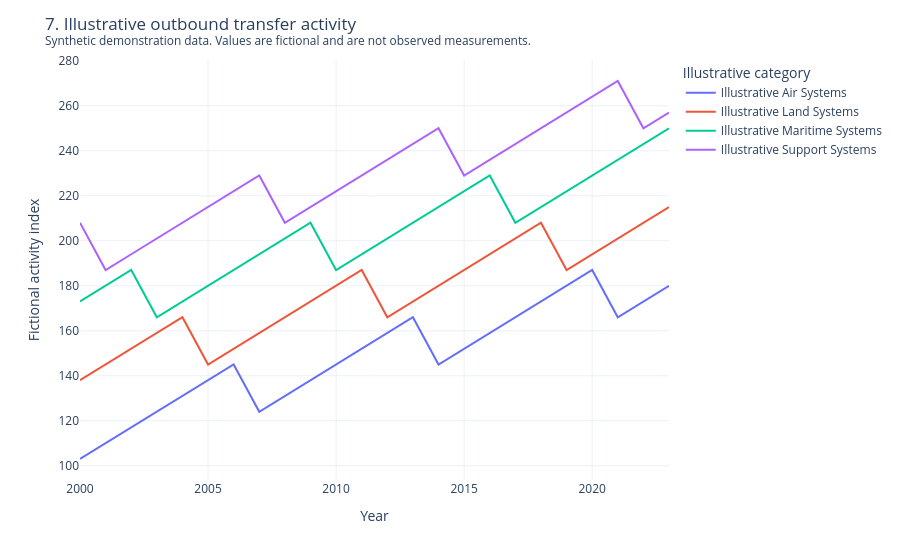

Notebook cell for this chart:
### Code cell
outbound_categories = bundle.arms_by_category_annual.loc[lambda frame: frame["direction"] == "outbound"]
fig = px.line(outbound_categories, x="year", y="activity_value", color="category", labels={"activity_value": "Fictional activity index", "category": "Illustrative category", "year": "Year"})
disclose(fig, "transfer-outbound-categories", "7. Illustrative outbound transfer activity", "synthetic", "arms_by_category_annual").show()

### Figure 1 — Plotly figure (JSON) as saved in the notebook; plotly's stock layout.template omitted (floating-point values rounded to 4 significant figures)
{"data": [{"hovertemplate": "Illustrative category=Illustrative Air Systems<br>Year=%{x}<br>Fictional activity index=%{y}<extra></extra>", "legendgroup": "Illustrative Air Systems", "line": {"color": "#636efa", "dash": "solid"}, "marker": {"symbol": "circle"}, "mode": "lines", "name": "Illustrative Air Systems", "orientation": "v", "showlegend": true, "type": "scatter", "x": [2000, 2001, 2002, 2003, 2004, 2005, 2006, 2007, 2008, 2009, 2010, 2011, 2012, 2013, 2014, 2015, 2016, 2017, 2018, 2019, 2020, 2021, 2022, 2023], "xaxis": "x", "y": [103.0, 110.0, 117.0, 124.0, 131.0, 138.0, 145.0, 124.0, 131.0, 138.0, 145.0, 152.0, 159.0, 166.0, 145.0, 152.0, 159.0, 166.0, 173.0, 180.0, 187.0, 166.0, 173.0, 180.0], "yaxis": "y"}, {"hovertemplate": "Illustrative category=Illustrative Land Systems<br>Year=%{x}<br>Fictional activity index=%{y}<extra></extra>", "legendgroup": "Illustrative Land Systems", "line": {"color": "#EF553B", "dash": "solid"}, "marker": {"symbol": "circle"}, "mode": "lines", "name": "Illustrative Land Systems", "orientation": "v", "showlegend": true, "type": "scatter", "x": [2000, 2001, 2002, 2003, 2004, 2005, 2006, 2007, 2008, 2009, 2010, 2011, 2012, 2013, 2014, 2015, 2016, 2017, 2018, 2019, 2020, 2021, 2022, 2023], "xaxis": "x", "y": [138.0, 145.0, 152.0, 159.0, 166.0, 145.0, 152.0, 159.0, 166.0, 173.0, 180.0, 187.0, 166.0, 173.0, 180.0, 187.0, 194.0, 201.0, 208.0, 187.0, 194.0, 201.0, 208.0, 215.0], "yaxis": "y"}, {"hovertemplate": "Illustrative category=Illustrative Maritime Systems<br>Year=%{x}<br>Fictional activity index=%{y}<extra></extra>", "legendgroup": "Illustrative Maritime Systems", "line": {"color": "#00cc96", "dash": "solid"}, "marker": {"symbol": "circle"}, "mode": "lines", "name": "Illustrative Maritime Systems", "orientation": "v", "showlegend": true, "type": "scatter", "x": [2000, 2001, 2002, 2003, 2004, 2005, 2006, 2007, 2008, 2009, 2010, 2011, 2012, 2013, 2014, 2015, 2016, 2017, 2018, 2019, 2020, 2021, 2022, 2023], "xaxis": "x", "y": [173.0, 180.0, 187.0, 166.0, 173.0, 180.0, 187.0, 194.0, 201.0, 208.0, 187.0, 194.0, 201.0, 208.0, 215.0, 222.0, 229.0, 208.0, 215.0, 222.0, 229.0, 236.0, 243.0, 250.0], "yaxis": "y"}, {"hovertemplate": "Illustrative category=Illustrative Support Systems<br>Year=%{x}<br>Fictional activity index=%{y}<extra></extra>", "legendgroup": "Illustrative Support Systems", "line": {"color": "#ab63fa", "dash": "solid"}, "marker": {"symbol": "circle"}, "mode": "lines", "name": "Illustrative Support Systems", "orientation": "v", "showlegend": true, "type": "scatter", "x": [2000, 2001, 2002, 2003, 2004, 2005, 2006, 2007, 2008, 2009, 2010, 2011, 2012, 2013, 2014, 2015, 2016, 2017, 2018, 2019, 2020, 2021, 2022, 2023], "xaxis": "x", "y": [208.0, 187.0, 194.0, 201.0, 208.0, 215.0, 222.0, 229.0, 208.0, 215.0, 222.0, 229.0, 236.0, 243.0, 250.0, 229.0, 236.0, 243.0, 250.0, 257.0, 264.0, 271.0, 250.0, 257.0], "yaxis": "y"}], "layout": {"autosize": true, "legend": {"title": {"text": "Illustrative category"}, "tracegroupgap": 0}, "margin": {"t": 60}, "meta": {"chart_id": "transfer-outbound-categories", "classification": "synthetic", "profile_id": "public-demo", "provenance": "Synthetic demonstration data. Values are fictional and are not observed measurements.", "table": "arms_by_category_annual"}, "title": {"text": "7. Illustrative outbound transfer activity<br><sup>Synthetic demonstration data. Values are fictional and are not observed measurements.</sup>"}, "xaxis": {"anchor": "y", "domain": [0.0, 1.0], "title": {"text": "Year"}}, "yaxis": {"anchor": "x", "domain": [0.0, 1.0], "title": {"text": "Fictional activity index"}}}}
